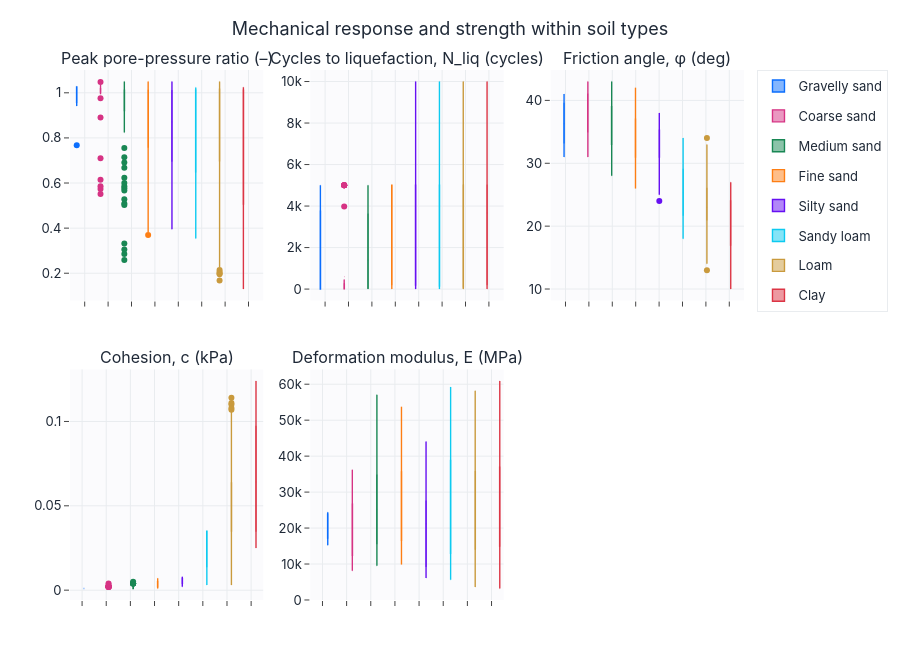

The notebook cell this image was saved under:
### Markdown cell above
## Механический отклик внутри типов грунта

### Code cell
cols = ["PPR_max_true", "N_liq_true", "phi", "cohesion", "E_modulus"]
box_grid(meta, value_cols=cols, group_col="soil_type", group_order=soil_present,
         group_labels=SOIL_DISPLAY_NAMES_EN, titles=[FEATURE_AXIS_LABELS_EN.get(c, c) for c in cols],
         n_cols=3, title="Mechanical response and strength within soil types",
         save=SAVE_FIGS, fig_id="1_2_response_by_soil").show()
